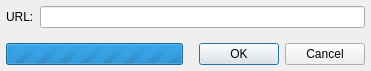
<?xml version="1.0" encoding="UTF-8"?>
<ui version="4.0">
 <class>RepositoryForm</class>
 <widget class="Form" name="RepositoryForm">
  <property name="geometry">
   <rect>
    <x>0</x>
    <y>0</y>
    <width>371</width>
    <height>71</height>
   </rect>
  </property>
  <property name="windowTitle">
   <string>Repository</string>
  </property>
  <layout class="QVBoxLayout" name="verticalLayout">
   <property name="leftMargin">
    <number>6</number>
   </property>
   <property name="topMargin">
    <number>6</number>
   </property>
   <property name="rightMargin">
    <number>6</number>
   </property>
   <property name="bottomMargin">
    <number>6</number>
   </property>
   <item>
    <layout class="QFormLayout" name="formLayout">
     <item row="0" column="0">
      <widget class="QLabel" name="label_2">
       <property name="text">
        <string>URL:</string>
       </property>
      </widget>
     </item>
     <item row="0" column="1">
      <widget class="QLineEdit" name="url"/>
     </item>
    </layout>
   </item>
   <item>
    <spacer name="verticalSpacer">
     <property name="orientation">
      <enum>Qt::Vertical</enum>
     </property>
     <property name="sizeHint" stdset="0">
      <size>
       <width>20</width>
       <height>40</height>
      </size>
     </property>
    </spacer>
   </item>
   <item>
    <layout class="QHBoxLayout" name="horizontalLayout">
     <item>
      <widget class="QProgressBar" name="progressBar">
       <property name="maximum">
        <number>0</number>
       </property>
       <property name="value">
        <number>-1</number>
       </property>
       <property name="textVisible">
        <bool>false</bool>
       </property>
      </widget>
     </item>
     <item>
      <widget class="QDialogButtonBox" name="buttonBox">
       <property name="standardButtons">
        <set>QDialogButtonBox::Cancel|QDialogButtonBox::Ok</set>
       </property>
      </widget>
     </item>
    </layout>
   </item>
  </layout>
 </widget>
 <layoutdefault spacing="6" margin="11"/>
 <customwidgets>
  <customwidget>
   <class>Form</class>
   <extends>QWidget</extends>
   <header>form.h</header>
   <container>1</container>
  </customwidget>
 </customwidgets>
 <resources/>
 <connections/>
</ui>
